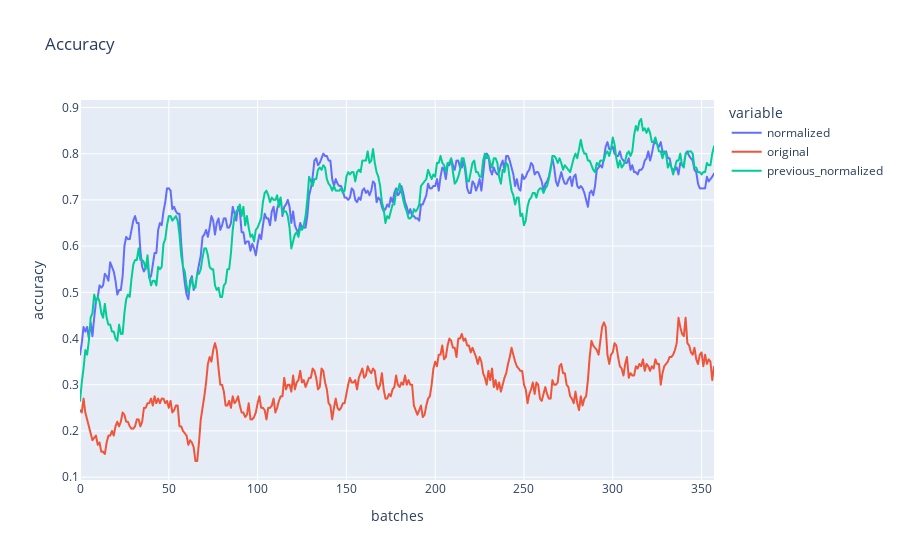

Notebook cell for this chart:
### Markdown cell above
### Plots

### Code cell
col = ["normalized", "original", "previous_normalized"]
data = {"normalized":fires_moving_average, "original": fires_moving_average_org, "previous_normalized":fires_moving_average_pre}
df = pd.DataFrame(data, columns=col)
fig = px.line(df, title="Accuracy", labels={"index":"batches", "value":"accuracy"})
fig.show()

### Figure 1 — Plotly figure (JSON) as saved in the notebook; plotly's stock layout.template omitted (floating-point values rounded to 4 significant figures; data arrays with more than 128 entries replaced by an {"elided": "..."} marker saying what was removed)
{"data": [{"hovertemplate": "variable=normalized<br>batches=%{x}<br>accuracy=%{y}<extra></extra>", "legendgroup": "normalized", "line": {"color": "#636efa", "dash": "solid"}, "mode": "lines", "name": "normalized", "showlegend": true, "type": "scattergl", "x": {"elided": "358 int values"}, "xaxis": "x", "y": {"elided": "358 float values"}, "yaxis": "y"}, {"hovertemplate": "variable=original<br>batches=%{x}<br>accuracy=%{y}<extra></extra>", "legendgroup": "original", "line": {"color": "#EF553B", "dash": "solid"}, "mode": "lines", "name": "original", "showlegend": true, "type": "scattergl", "x": {"elided": "358 int values"}, "xaxis": "x", "y": {"elided": "358 float values"}, "yaxis": "y"}, {"hovertemplate": "variable=previous_normalized<br>batches=%{x}<br>accuracy=%{y}<extra></extra>", "legendgroup": "previous_normalized", "line": {"color": "#00cc96", "dash": "solid"}, "mode": "lines", "name": "previous_normalized", "showlegend": true, "type": "scattergl", "x": {"elided": "358 int values"}, "xaxis": "x", "y": {"elided": "358 float values"}, "yaxis": "y"}], "layout": {"legend": {"title": {"text": "variable"}, "tracegroupgap": 0}, "title": {"text": "Accuracy"}, "xaxis": {"anchor": "y", "domain": [0, 1], "title": {"text": "batches"}}, "yaxis": {"anchor": "x", "domain": [0, 1], "title": {"text": "accuracy"}}}}
